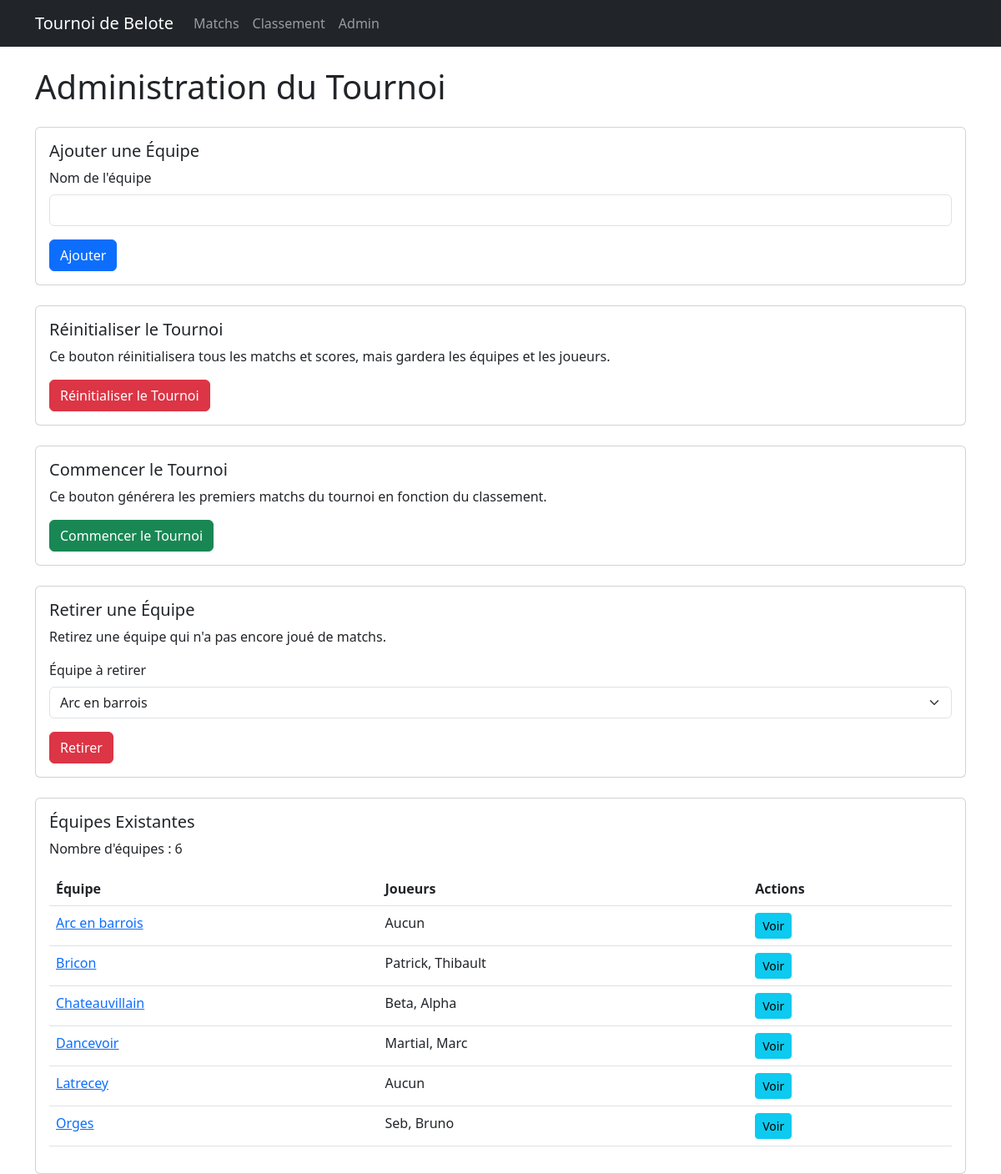
The page /admin on the database its author committed.
### models/team.py (models this page shows, shortened)
class Team(db.Model):
    __tablename__ = 'teams'
    id = db.Column(db.Integer, primary_key=True)
    name = db.Column(db.String(80), unique=True, nullable=False)
    points = db.Column(db.Integer, default=0)
    matches_played = db.Column(db.Integer, default=0)
    points_for = db.Column(db.Integer, default=0)
    points_against = db.Column(db.Integer, default=0)
    players = db.relationship('Player', backref='team', lazy=True)

### app.py (the view, shortened to what this page needs)
@app.route('/admin', methods=['GET', 'POST'])
def admin():
    teams = tournament.get_teams()
    return render_template('admin.html', teams=teams)

### models/tournament.py (called while the page is built)
    def get_teams(self):
        return Team.query.order_by(Team.name).all()

### templates/admin.html (shortened to what this page needs)
{% extends "base.html" %}
{% block content %}
    <h1 class="mb-4">Administration du Tournoi</h1>
    <div class="row">
        <div class="col-md-12">
            <div class="card mb-4">
                <div class="card-body">
                    <h5 class="card-title">Ajouter une Équipe</h5>
                    <form method="POST">
                        <div class="mb-3">
                            <label for="team_name" class="form-label">Nom de l'équipe</label>
                            <input type="text" class="form-control" id="team_name" name="team_name" required>
                        </div>
                        <button type="submit" name="add_team" class="btn btn-primary">Ajouter</button>
                    </form>
                </div>
            </div>
            <div class="card mb-4">
                <div class="card-body">
                    <h5 class="card-title">Réinitialiser le Tournoi</h5>
                    <p class="card-text">Ce bouton réinitialisera tous les matchs et scores, mais gardera les équipes et les joueurs.</p>
                    <form method="POST">
                        <button type="submit" name="reset_tournament" class="btn btn-danger">Réinitialiser le Tournoi</button>
                    </form>
                </div>
            </div>
            <div class="card mb-4">
                <div class="card-body">
                    <h5 class="card-title">Commencer le Tournoi</h5>
                    <p class="card-text">Ce bouton générera les premiers matchs du tournoi en fonction du classement.</p>
                    <form method="POST">
                        <button type="submit" name="start_tournament" class="btn btn-success">Commencer le Tournoi</button>
                    </form>
                </div>
            </div>
            <div class="card mb-4">
                <div class="card-body">
                    <h5 class="card-title">Retirer une Équipe</h5>
                    <p class="card-text">Retirez une équipe qui n'a pas encore joué de matchs.</p>
                    <form method="POST">
                        <div class="mb-3">
                            <label for="remove_team" class="form-label">Équipe à retirer</label>
                            <select class="form-select" id="remove_team" name="remove_team" required>
                                {% for team in teams %}
                                    <option value="{{ team.name }}">{{ team.name }}</option>
                                {% endfor %}
                            </select>
                        </div>
                        <button type="submit" class="btn btn-danger">Retirer</button>
                    </form>
                </div>
            </div>
            <div class="card">
                <div class="card-body">
                    <h5 class="card-title">Équipes Existantes</h5>
                    <p>Nombre d'équipes : {{ teams|length }}</p>
                    <table class="table">
                        <thead>
                            <tr>
                                <th>Équipe</th>
                                <th>Joueurs</th>
                                <th>Actions</th>
                            </tr>
                        </thead>
                        <tbody>
                            {% for team in teams %}
                                <tr>
                                    <td><a href="{{ url_for('team_detail', team_name=team.name) }}">{{ team.name }}</a></td>
                                    <td>
                                        {% if team.players %}
                                            {{ team.players|map(attribute='name')|join(', ') }}
                                        {% else %}
                                            Aucun
                                        {% endif %}
                                    </td>
                                    <td><a href="{{ url_for('team_detail', team_name=team.name) }}" class="btn btn-sm btn-info">Voir</a></td>
                                </tr>
                            {% endfor %}
                        </tbody>
                    </table>
                </div>
            </div>
        </div>
    </div>
{% endblock %}

### rows shown on the page
Team: name "Arc en barrois", shows "Aucun"
Team: name "Bricon", players|map "Patrick, Thibault"
Team: name "Chateauvillain", players|map "Beta, Alpha"
Team: name "Dancevoir", players|map "Martial, Marc"
Team: name "Latrecey", shows "Aucun"
Team: name "Orges", players|map "Seb, Bruno"

### other values the page prints
{{ teams|length }} "6"
form field remove_team "Arc en barrois"
